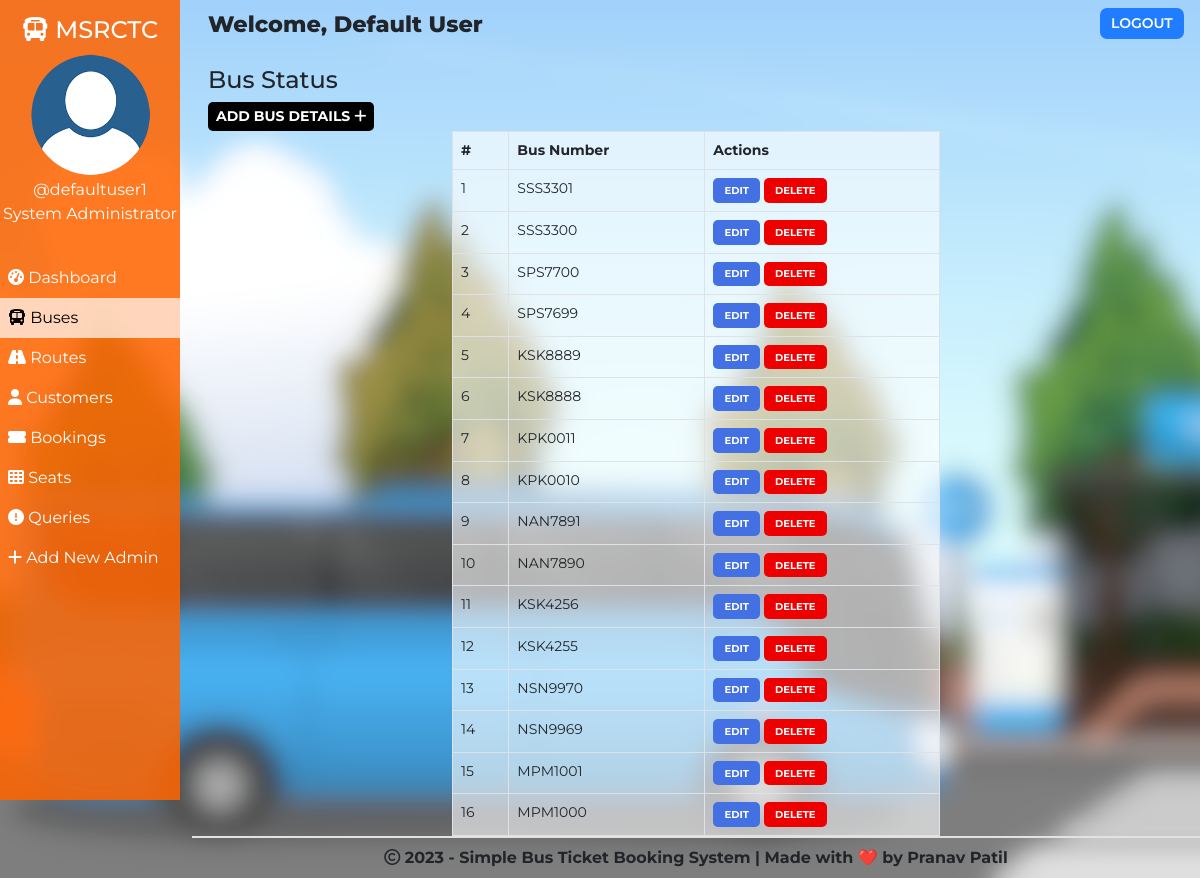
Page /admin/bus.php (signed in) on the committed database.
### tables this page shows
CREATE TABLE `buses` (
  `id` int(100) NOT NULL,
  `bus_no` varchar(255) NOT NULL,
  `bus_assigned` tinyint(1) NOT NULL DEFAULT '0',
  `bus_created` datetime NOT NULL DEFAULT CURRENT_TIMESTAMP
);

### admin/bus.php (the view, shortened to what this page needs)
<!DOCTYPE html>
<html lang="en">
<head>
    <link href="https://cdn.jsdelivr.net/npm/bootstrap@5.0.1/dist/css/bootstrap.min.css" rel="stylesheet">
    <?php
        $page="bus";
    ?>
</head>
<body>
    <?php require '../assets/partials/_admin-header.php';?>
        <?php
            $resultSql = "SELECT * FROM `buses` ORDER BY bus_created DESC";
            $resultSqlResult = mysqli_query($conn, $resultSql);
            if(!mysqli_num_rows($resultSqlResult)){ ?>
                <div class="container mt-4">
                    <div id="noCustomers" class="alert alert-dark " role="alert">
                        <h1 class="alert-heading">No Buses Found!!</h1>
                        <p class="fw-light">Be the first person to add one!</p>
                        <hr>
                        <div id="addCustomerAlert" class="alert alert-success" role="alert">
                                Click on <button id="add-button" class="button btn-sm"type="button"data-bs-toggle="modal" data-bs-target="#addModal">ADD <i class="fas fa-plus"></i></button> to add a bus!
                        </div>
                    </div>
                </div>
            <?php }
            else { ?>
            <section id="bus">
                <div id="head">
                    <h4>Bus Status</h4>
                </div>
                <div id="bus-results">
                    <div>
                        <button id="add-button" class="button btn-sm" type="button"data-bs-toggle="modal" data-bs-target="#addModal">Add Bus Details <i class="fas fa-plus"></i></button>
                    </div>
                    <table class="table table-bordered">
                        <thead>
                            <th>#</th>
                            <th>Bus Number</th>
                            <th>Actions</th>
                        </thead>
                        <?php
                            $ser_no = 0;
                            while($row = mysqli_fetch_assoc($resultSqlResult))
                            {
                                $ser_no++;
                                $id = $row["id"];
                                $busno = $row["bus_no"];
                        ?>
                        <tr>
                            <td>
                                <?php
                                    echo $ser_no;
                                ?>
                            </td>
                            <td>
                                <?php
                                    echo $busno;
                                ?>
                            </td>
                            <td>
                            <button class="button edit-button " data-link="<?php echo $_SERVER['REQUEST_URI']; ?>" data-id="<?php
                                                echo $id;?>" data-busno="<?php
                                                echo $busno;?>"
                                                >Edit</button>
                                            <button class="button delete-button" data-bs-toggle="modal" data-bs-target="#deleteModal" data-id="<?php
                                                echo $id;?>">Delete</button>
                            </td>
                        </tr>
                        <?php
                        }
                    ?>
                    </table>
                </div>
            </section>
            <footer>
                <p>
                    <i class="far fa-copyright"></i> <?php echo date('Y');?> - Simple Bus Ticket Booking System | Made with &#10084;&#65039; by Pranav Patil
                    </p>
            </footer>
            <?php } ?>
        </div>
    </main>
</body>
</html>

### assets/partials/_admin-header.php (shortened to what this page needs)
<?php
    $conn = db_connect();
    $admin_id = $_SESSION['admin_id'];
    $sql = "SELECT * FROM admins WHERE admin_id = $admin_id";
    $result = mysqli_query($conn, $sql);
    if($row = mysqli_fetch_assoc($result))
    {
        $admin_fullname = $row["admin_fullname"];
        $admin_name = $row["admin_name"];
        $admin_img_path = '../assets/user/'.$row["pp"];
    }
?>
    <main id="container">
        <div id="sidebar">
            <h4><i class="fas fa-bus"></i> MSRCTC</h4>
            <div>
                <img class="adminDp" src="<?php echo $admin_img_path; ?>" height="125px" alt="Admin Profile Pic">
                <p>
                    <?php  echo '@'.$admin_name;  ?>
                </p>
                <p>System Administrator</p>
            </div>
            <ul id="options">
                <li class="option <?php if($page=='dashboard'){ echo 'active';}?>">
                    <a href="./dashboard.php">
                    <i class="fas fa-tachometer-alt"></i> Dashboard
                    </a>
                </li>
                <li class="option <?php if($page=='bus'){ echo 'active';}?>">
                    <a href="./bus.php">
                    <i class="fas fa-bus"></i> Buses
                    </a>
                </li>
                <li class="option <?php if($page=='route'){ echo 'active';}?>">
                    <a href="./route.php">
                    <i class="fas fa-road"></i> Routes
                    </a>
                </li>
                <li class="option <?php if($page=='customer'){ echo 'active';}?>">
                    <a href="./customer.php">
                    <i class="fas fa-user"></i> Customers
                    </a>
                </li>
                <li class="option <?php if($page=='booking'){ echo 'active';}?>">
                    <a href="./booking.php">
                    <i class="fas fa-ticket-alt"></i> Bookings
                    </a>
                </li>
                <li class="option <?php if($page=='seat'){ echo 'active';}?>">
                    <a href="./seat.php">
                    <i class="fas fa-th"></i> Seats
                    </a>
                </li>
                <li class="option <?php if($page=='queries'){ echo 'active';}?>">
                    <a href="./queries.php">
                    <i class="fas fa-exclamation-circle"></i> Queries
                    </a>
                </li>
                <li class="option <?php if($page=='signup'){ echo 'active';}?>">
                    <a href="./signup.php">
                    <i class="fas fa-plus"></i> Add New Admin
                    </a>
                </li>
            </ul>
        </div>
        <div id="main-content">
            <section id="welcome">
                <ul>
                    <li class="welcome-item" >Welcome,
                        <span id="admin">
                            <?php
                                echo $admin_fullname;
                            ?>
                        </span>
                    </li>
                    <li class="welcome-item">
                        <button id="logout" class="btn-sm">
                            <a href="../assets/partials/_logout.php">LOGOUT</a>
                        </button>
                    </li>
                </ul>
            </section>

### assets/styles/admin.php (style rules this page uses)
body { margin: 0; box-sizing: border-box; font-family: 'Montserrat', sans-serif; background-image: url("../assets/img/sample1_blur.png"); background-size: cover; background-attachment: fixed; }
html { scroll-behavior: smooth; }
*, *::after, *::before { box-sizing: inherit; }
.adminDp { border-radius: 50%; }
tbody, td, tfoot, th, thead, tr { background-color: #FFFFFF60; }
table { border-radius:6px; }
tr { transition: 0.5s; }
#welcome { background-color: transparent; }
#welcome ul { display: flex; justify-content: space-between; list-style-type: none; padding: 0; margin: 0; }
#welcome li { margin: 0 1rem; padding: 0.5rem 0; }
#welcome li:first-child { font-weight: 800; font-size: 1.4rem; }
#logout { padding: 0.3rem 0.7rem; background-color: #207DFF; font-weight: 600; outline: none; border: none; border-radius: 7px; }
#welcome { background-color: transperent; }
#logout a { color: white; text-decoration: none; }
footer { border-top: 2px solid #e2e2e2; padding: 0.5rem 0; text-align: center; font-weight: bold; }
footer p { margin: 0; }
#sidebar { text-align: center; background-color: #ff6500DD; color: white; position: relative; top: 0%; padding-top: 1rem; z-index: 2; height: 100vh; }
#sidebar p { margin: 0; }
#sidebar ul { margin-top: 2rem; }
#options { list-style-type: none; text-align: left; padding-left: 0; }
.option a { display: block; padding: 0.5rem; text-decoration: none; color: inherit; transition: 0.5s; }
.active { background-color:#FFFFFFB0; color:black; }
#main-content { margin-left: 16%; }
@media only screen and (min-width:1000px) { #sidebar { text-align: center; background-color: #ff6500DD; color: white; width: 15%; position: fixed; top: 0%; padding-top: 1rem; z-index: 2; height: 100vh; } }
@media only screen and (min-width:1000px) { #sidebar p { margin: 0; } }
@media only screen and (min-width:1000px) { #sidebar ul { margin-top: 2rem; } }
@media only screen and (min-width:1000px) { #options { list-style-type: none; text-align: left; padding-left: 0; } }
@media only screen and (min-width:1000px) { .option a { display: block; padding: 0.5rem; text-decoration: none; color: inherit; transition: 0.5s; } }
@media only screen and (min-width:1000px) { .active { background-color:#FFFFFFB0; color:black; } }
@media only screen and (min-width:1000px) { #main-content { margin-left: 16%; } }

### assets/styles/admin-options.php (style rules this page uses)
* { font-family: Montserrat; }
#booking #head, #customer #head, #route #head, #seat #head, #bus #head, #query #head { padding-top: 1rem; }
#booking, #customer, #route, #bus, #seat, #query { padding: 0 1rem; }
#booking-results button, #customer-results button, #route button, #bus-results button, #query-results button { border-radius: 5px; }
.button { border: none; font-weight: bold; text-transform: uppercase; }
#add-button { background-color: black; color: white; }
table { font-size: 14px; }
#bus table { width: 50%; margin: 0 auto; }
#bus .edit-button, #bus .delete-button, #route .edit-button, #route .delete-button, #customer .edit-button, #customer .delete-button, #query .delete-button, #query .reply-button { padding: 0.3rem 0.7rem; }
table th,td { padding-left: 0.3rem; }
table button { color: white; }
.edit-button, .reply-button { background-color: #4370E2; }
.delete-button { background-color: #EF0000; }
.edit-button, .delete-button, .reply-button { font-size: 10px }

### rows in the picture
buses: bus_no "SSS3301"
buses: bus_no "SSS3300"
buses: bus_no "SPS7700"
buses: bus_no "SPS7699"
buses: bus_no "KSK8889"
buses: bus_no "KSK8888"
buses: bus_no "KPK0011"
buses: bus_no "KPK0010"
buses: bus_no "NAN7891"
buses: bus_no "NAN7890"
buses: bus_no "KSK4256"
buses: bus_no "KSK4255"
buses: bus_no "NSN9970"
buses: bus_no "NSN9969"
buses: bus_no "MPM1001"
buses: bus_no "MPM1000"

### other values in the picture
$admin_name "defaultuser1"
$admin_fullname "Default User"
